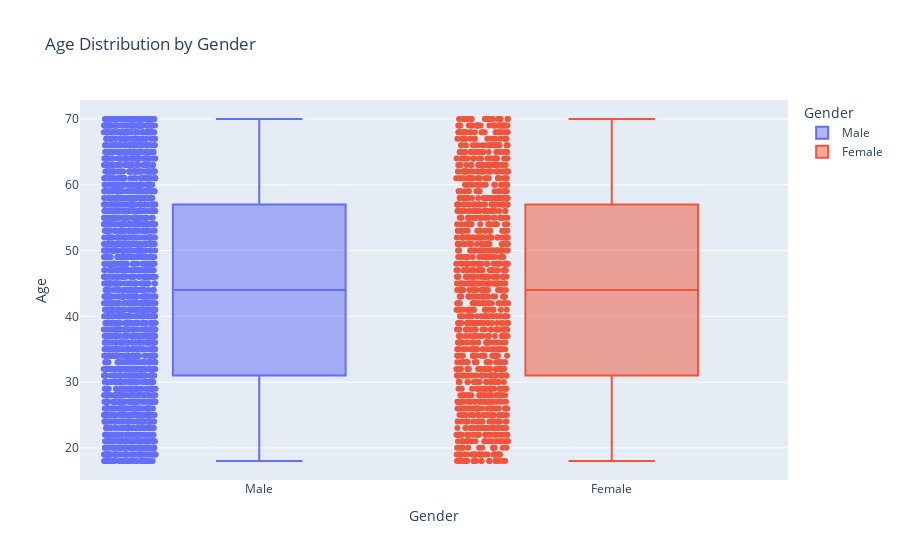

Notebook cell for this chart:
### Code cell
import plotly.express as px

fig = px.box(
    df,
    x="Gender",
    y="Age",
    color="Gender",
    title="Age Distribution by Gender",
    points="all"   # يظهر النقاط فوق البوكس
)

fig.show()

### Figure 1 — Plotly figure (JSON) as saved in the notebook; plotly's stock layout.template omitted (floating-point values rounded to 4 significant figures; data arrays with more than 128 entries replaced by an {"elided": "..."} marker saying what was removed)
{"data": [{"alignmentgroup": "True", "boxpoints": "all", "hovertemplate": "Gender=%{x}<br>Age=%{y}<extra></extra>", "legendgroup": "Male", "marker": {"color": "#636efa"}, "name": "Male", "notched": false, "offsetgroup": "Male", "orientation": "v", "showlegend": true, "type": "box", "x": {"elided": "2652 str values"}, "x0": " ", "xaxis": "x", "y": {"elided": "2652 int values"}, "y0": " ", "yaxis": "y"}, {"alignmentgroup": "True", "boxpoints": "all", "hovertemplate": "Gender=%{x}<br>Age=%{y}<extra></extra>", "legendgroup": "Female", "marker": {"color": "#EF553B"}, "name": "Female", "notched": false, "offsetgroup": "Female", "orientation": "v", "showlegend": true, "type": "box", "x": {"elided": "1248 str values"}, "x0": " ", "xaxis": "x", "y": {"elided": "1248 int values"}, "y0": " ", "yaxis": "y"}], "layout": {"boxmode": "overlay", "legend": {"title": {"text": "Gender"}, "tracegroupgap": 0}, "title": {"text": "Age Distribution by Gender"}, "xaxis": {"anchor": "y", "categoryarray": ["Male", "Female"], "categoryorder": "array", "domain": [0, 1], "title": {"text": "Gender"}}, "yaxis": {"anchor": "x", "domain": [0, 1], "title": {"text": "Age"}}}}
